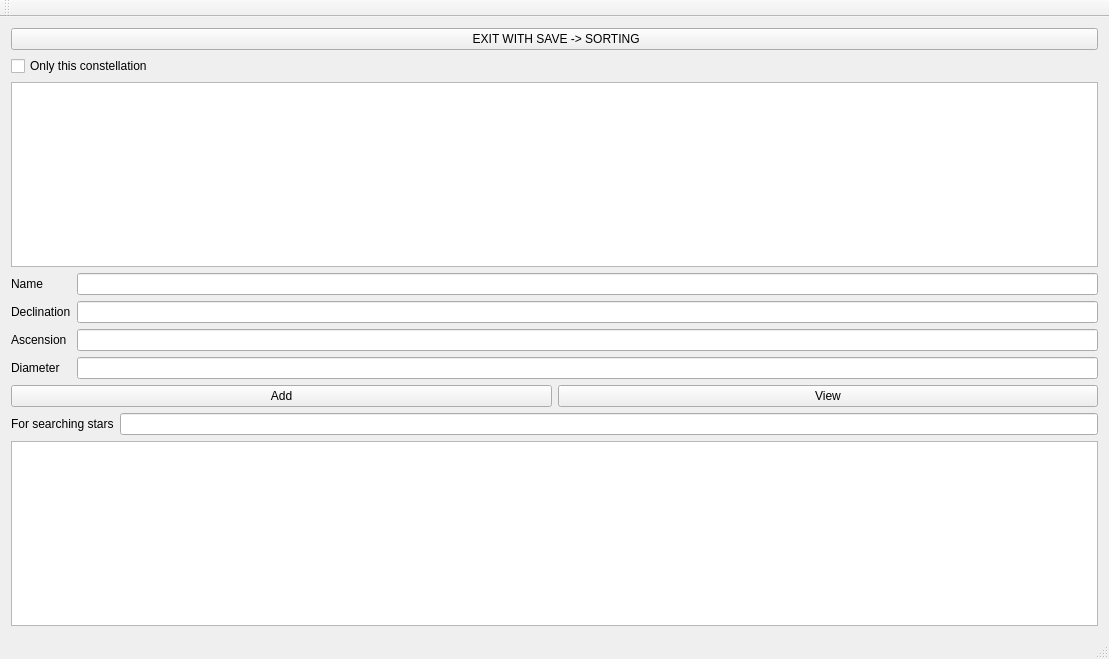
<?xml version="1.0" encoding="UTF-8"?>
<ui version="4.0">
 <class>lastOneClass</class>
 <widget class="QMainWindow" name="lastOneClass">
  <property name="geometry">
   <rect>
    <x>0</x>
    <y>0</y>
    <width>1109</width>
    <height>659</height>
   </rect>
  </property>
  <property name="windowTitle">
   <string>lastOne</string>
  </property>
  <widget class="QWidget" name="centralWidget">
   <layout class="QVBoxLayout" name="verticalLayout">
    <item>
     <widget class="QPushButton" name="exitButton">
      <property name="text">
       <string> EXIT WITH SAVE -&gt; SORTING</string>
      </property>
     </widget>
    </item>
    <item>
     <widget class="QCheckBox" name="checkBox">
      <property name="text">
       <string>Only this constellation</string>
      </property>
     </widget>
    </item>
    <item>
     <widget class="QTableView" name="starsTable"/>
    </item>
    <item>
     <layout class="QGridLayout" name="gridLayout">
      <item row="0" column="0">
       <widget class="QLabel" name="label">
        <property name="text">
         <string>Name</string>
        </property>
       </widget>
      </item>
      <item row="0" column="1">
       <widget class="QLineEdit" name="nameLineEdit"/>
      </item>
      <item row="1" column="0">
       <widget class="QLabel" name="label_3">
        <property name="text">
         <string>Declination</string>
        </property>
       </widget>
      </item>
      <item row="1" column="1">
       <widget class="QLineEdit" name="declinationLineEdit"/>
      </item>
      <item row="2" column="0">
       <widget class="QLabel" name="label_2">
        <property name="text">
         <string>Ascension</string>
        </property>
       </widget>
      </item>
      <item row="2" column="1">
       <widget class="QLineEdit" name="ascensionLneEdit"/>
      </item>
      <item row="3" column="0">
       <widget class="QLabel" name="label_4">
        <property name="text">
         <string>Diameter</string>
        </property>
       </widget>
      </item>
      <item row="3" column="1">
       <widget class="QLineEdit" name="diameterLineEdit"/>
      </item>
     </layout>
    </item>
    <item>
     <layout class="QHBoxLayout" name="horizontalLayout">
      <item>
       <widget class="QPushButton" name="addButton">
        <property name="text">
         <string>Add</string>
        </property>
       </widget>
      </item>
      <item>
       <widget class="QPushButton" name="viewButton">
        <property name="text">
         <string>View</string>
        </property>
       </widget>
      </item>
     </layout>
    </item>
    <item>
     <layout class="QGridLayout" name="gridLayout_2">
      <item row="0" column="0">
       <widget class="QLabel" name="label_5">
        <property name="text">
         <string>For searching stars</string>
        </property>
       </widget>
      </item>
      <item row="0" column="1">
       <widget class="QLineEdit" name="lineEdit"/>
      </item>
     </layout>
    </item>
    <item>
     <widget class="QListWidget" name="listWidget"/>
    </item>
   </layout>
  </widget>
  <widget class="QToolBar" name="mainToolBar">
   <attribute name="toolBarArea">
    <enum>TopToolBarArea</enum>
   </attribute>
   <attribute name="toolBarBreak">
    <bool>false</bool>
   </attribute>
  </widget>
  <widget class="QStatusBar" name="statusBar"/>
 </widget>
 <layoutdefault spacing="6" margin="11"/>
 <resources>
  <include location="lastOne.qrc"/>
 </resources>
 <connections/>
</ui>
